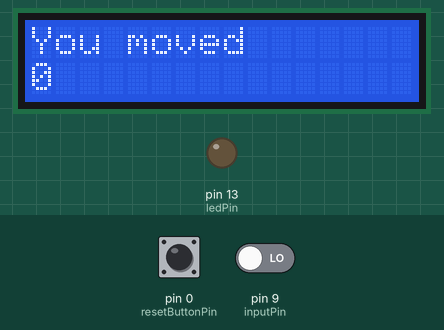
Simulated run of this sketch. Board: Arduino Uno, built with avr-gcc and run on an emulated ATmega328P. Parts: 16×2 character LCD, output pins drawn as LEDs (lit = HIGH). The test bench sets the inputs (shaded band); at power-on: pin 0 (resetButtonPin) LOW, pin 9 (inputPin) LOW.

Above: at 1.2 s.
1.3 s: pin 0 (resetButtonPin) pulled HIGH for 0.15 s
3.0 s: pin 9 (inputPin) driven HIGH
At 4.0 s:
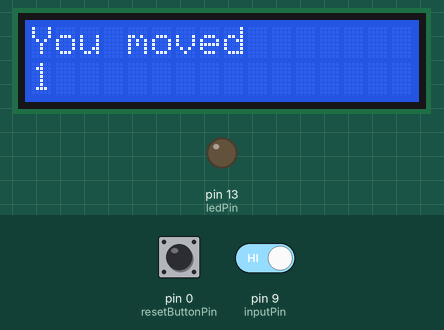
5.0 s: pin 0 (resetButtonPin) pulled HIGH for 1 s
At 7.7 s:
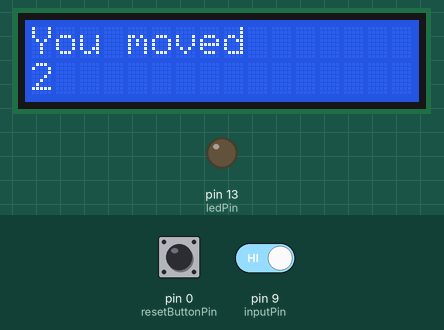
Timing chart, 0 to 9.2 s (numbered marks = the images above; inputs shaded):
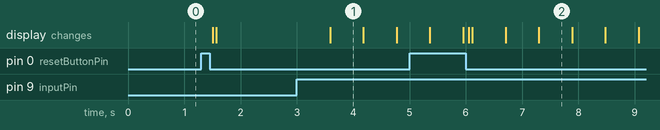

Measured:
- after the input at 3.0 s, the display: changes after 0.59 s (image 1)
- after the input at 5.0 s, the display: first differs from a run without the input after 1.1 s (image 2 shows a later state)
- what the display in image 1 shows lasts 0.6 s, from 3.6 s to 4.2 s

The sketch:

main.ino
```cpp
// include the library code:
#include <LiquidCrystal.h>

// initialize the library by associating any needed LCD interface pin
// with the arduino pin number it is connected to
const int rs = 12, en = 11, d4 = 5, d5 = 4, d6 = 3, d7 = 2;
LiquidCrystal lcd(rs, en, d4, d5, d6, d7);

const int resetButtonPin = 0;    // the number of the pushbutton pin

// Connect the input pin from the motion sensor to 9
// Connect the positive end of the led to pin 13

int ledPin = 13;
int inputPin = 9;
int pirState = LOW;
int val = 0;
int count;

int buttonState;             // the current reading from the input pin
int lastButtonState = LOW;   // the previous reading from the input pin

// the following variables are unsigned longs because the time, measured in
// milliseconds, will quickly become a bigger number than can be stored in an int.
unsigned long lastDebounceTime = 0;  // the last time the output pin was toggled
unsigned long debounceDelay = 50;    // the debounce time; increase if the output flickers

void setup() {
  // put your setup code here, to run once:
  pinMode(ledPin, OUTPUT);
  pinMode(inputPin, INPUT);

  pinMode(resetButtonPin, INPUT);


  lcd.begin(16, 2);
  lcd.print("You moved");

}

void loop() {

  // read the state of the switch into a local variable:
  int reading = digitalRead(resetButtonPin);

// If the switch changed, due to noise or pressing:
  if (reading != lastButtonState) {
    // reset the debouncing timer
    lastDebounceTime = millis();
  }

  if ((millis() - lastDebounceTime) > debounceDelay) {
    // whatever the reading is at, it's been there for longer than the debounce
    // delay, so take it as the actual current state:

    // if the button state has changed:
    if (reading != buttonState) {
      buttonState = reading;

      // only toggle the LED if the new button state is HIGH
      if (buttonState == LOW) {
        count = 0;
        lcd.clear();
        setup();
      }
    }
  }

//  // set the LED:
//  digitalWrite(ledPin, ledState);


  // put your main code here, to run repeatedly:
  // put your main code here, to run repeatedly:
  val = digitalRead(inputPin); // read input value
  digitalWrite(ledPin, val);
  if (val == 1){
    digitalWrite(ledPin, LOW);
  //    delay(250);
    count++;
  }

  // set the cursor to column 0, line 1
  // (note: line 1 is the second row, since counting begins with 0):
  lcd.setCursor(0, 1);
  // print the number of seconds since reset:
  lcd.print(count/1678);

  lastButtonState = reading;

}
```
